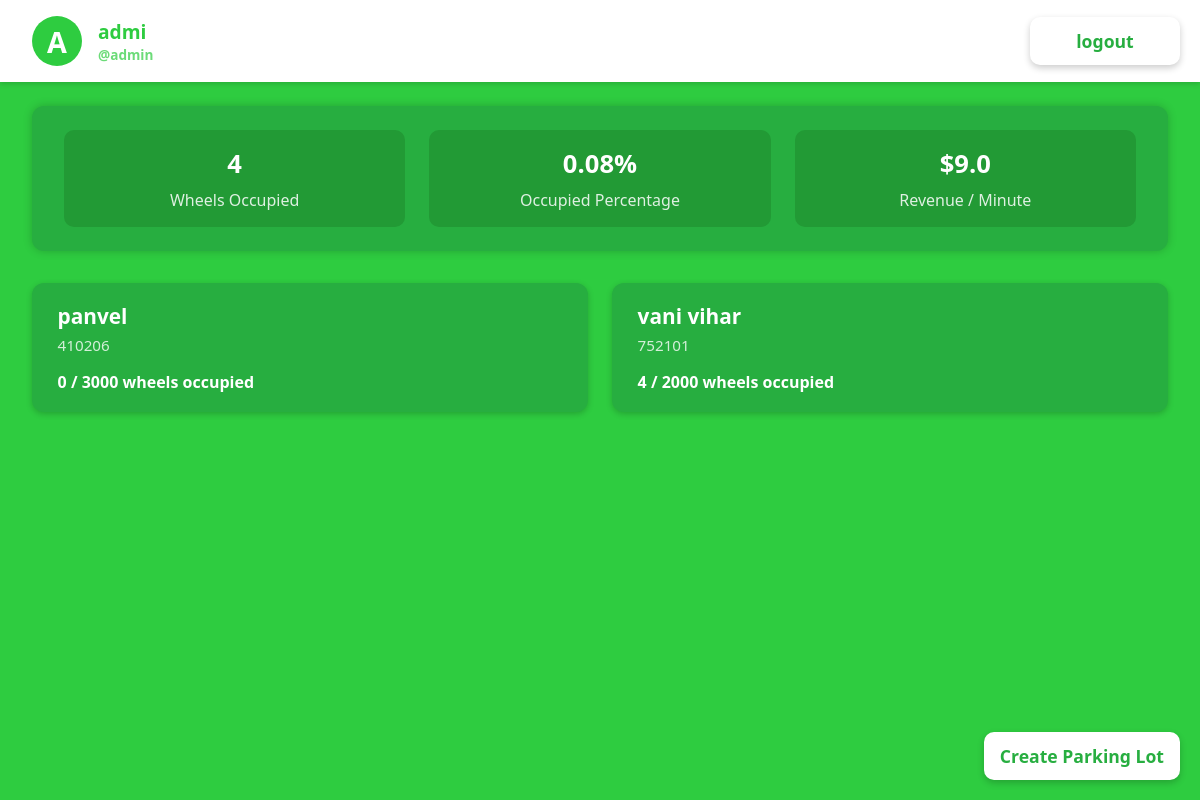
The page /admin/dashboard (signed in) on the database its author committed.
### models.py (models this page shows)
class User(db.Model):
    __tablename__ = 'users'
    id = db.Column(db.Integer, primary_key=True)
    u_name = db.Column(db.String(100), nullable=True)
    username = db.Column(db.String(80), unique=True, nullable=False)
    password = db.Column(db.String(200), nullable=False)  # hash
    role = db.Column(db.String(20), nullable=False)
    vehicles = db.relationship('Vehicle', backref='user', cascade='all, delete-orphan')
    spots = db.relationship('Spot', backref='user', cascade='all, delete-orphan')
    reservations = db.relationship('Reservation', backref='user', cascade='all, delete-orphan')

class Lot(db.Model):
    __tablename__ = 'lots'
    id = db.Column(db.Integer, primary_key=True)
    location_name = db.Column(db.String(100), nullable=False)
    price = db.Column(db.Float, nullable=False)  # price per unit time
    address = db.Column(db.String(200), nullable=True)
    pin_code = db.Column(db.String(20), nullable=True)
    max_wheels = db.Column(db.Integer, nullable=False)
    spots = db.relationship('Spot', backref='lot', cascade='all, delete-orphan')
    reservations = db.relationship('Reservation', backref='lot', cascade='all, delete-orphan')

### app.py (the view)
@app.route('/admin/dashboard')
def admin_dashboard():
    if session.get('role') != 'admin':
        flash('Access denied.')
        return redirect(url_for('auth.login'))
    admin_user = User.query.filter_by(username=session.get('username')).first()
    total_wheels_occupied = db.session.query(db.func.sum(Spot.no_of_wheels)).scalar() or 0
    total_max_wheels = db.session.query(db.func.sum(Lot.max_wheels)).scalar() or 1  # avoid div zero
    occupancy_percent = round((total_wheels_occupied / total_max_wheels) * 100, 2)
    revenue_per_minute = 5
    parking_lots = []
    lots = Lot.query.all()
    for lot in lots:
        occupied_wheels = db.session.query(db.func.sum(Spot.no_of_wheels)).filter(Spot.lot_id == lot.id).scalar() or 0
        revenue_per_minute += lot.price * occupied_wheels
        parking_lots.append({
            "id": lot.id,
            "location_name": lot.location_name,
            "pin_code": lot.pin_code,
            "occupied_wheels": occupied_wheels,
            "max_wheels": lot.max_wheels
        })
    return render_template(
        'admin_dashboard.html',
        name=admin_user.u_name or admin_user.username,
        username=admin_user.username,
        total_wheels_occupied=total_wheels_occupied,
        occupancy_percent=occupancy_percent,
        revenue_per_minute=round(revenue_per_minute, 2),
        parking_lots=parking_lots
    )

### templates/admin_dashboard.html (shortened to what this page needs)
<!DOCTYPE html>
<html lang="en">
<head>
    <link rel="stylesheet" href="{{ url_for('static', filename='css/admin_dashboard.css') }}">
</head>
<body>
<header>
    <div class="profile-pic">
        {{ username[0] | upper }}
    </div>
    <div class="profile-details">
        <div class="profile-name">{{ name }}</div>
        <div class="profile-username">@{{ username }}</div>
    </div>
    <a class="logout-button" href="{{ url_for('auth.logout') }}">logout</a>
</header>
<main>
    <section class="analytics" aria-label="Parking analytics summary">
        <div class="analytic-item">
            <h3>{{ total_wheels_occupied }}</h3>
            <p>Wheels Occupied</p>
        </div>
        <div class="analytic-item">
            <h3>{{ occupancy_percent }}%</h3>
            <p>Occupied Percentage</p>
        </div>
        <div class="analytic-item">
            <h3>${{ revenue_per_minute }}</h3>
            <p>Revenue / Minute</p>
        </div>
    </section>
    <section class="parking-spots-grid" aria-label="Grid of parking lots and occupancy">
        {% for lot in parking_lots %}
        <a href="{{ url_for('admin.lot_list', lot_id=lot.id) }}" class="parking-spot-card-link" aria-label="View details of {{ lot.location_name }}">
            <article class="parking-spot-card">
                <div class="parking-spot-title">{{ lot.location_name }}</div>
                <div class="parking-spot-subtitle">{{ lot.pin_code }}</div>
                <div class="parking-spot-occupancy">
                    {{ lot.occupied_wheels }} / {{ lot.max_wheels }} wheels occupied
                </div>
            </article>
        </a>
        {% else %}
        <p>No parking lots available.</p>
        {% endfor %}
    </section>
    <a href="{{ url_for('admin.create_parking_lot') }}" class="create-lot-button" role="button">Create Parking Lot</a>
</main>
</body>
</html>

### static/css/admin_dashboard.css (style rules this page uses)
* { box-sizing: border-box; }
body { margin: 0; font-family: 'Segoe UI', Tahoma, Geneva, Verdana, sans-serif; background-color: #2ecc40; color: white; min-height: 100vh; display: flex; flex-direction: column; }
header { background: white; padding: 1rem 2rem; display: flex; align-items: center; color: #2ecc40; box-shadow: 0 2px 5px rgba(0,0,0,0.15); font-weight: 600; }
.profile-pic { background-color: #2ecc40; color: white; font-weight: bold; font-size: 1.8rem; width: 50px; height: 50px; border-radius: 50%; display: flex; justify-content: center; align-items: center; margin-right: 1rem; user-select: none; }
.profile-details { display: flex; flex-direction: column; }
.profile-name { font-size: 1.2rem; }
.profile-username { font-size: 0.85rem; opacity: 0.7; }
main { flex-grow: 1; padding: 1.5rem 2rem 2rem 2rem; display: flex; flex-direction: column; gap: 2rem; }
.analytics { background: #27ae40; border-radius: 12px; padding: 1.5rem 2rem; box-shadow: 0 0 10px rgba(0,0,0,0.2); display: flex; justify-content: space-around; flex-wrap: wrap; gap: 1.5rem; color: white; }
.analytic-item { min-width: 220px; flex: 1 1 220px; background: #229a35; border-radius: 10px; padding: 1rem 1.5rem; text-align: center; }
.analytic-item h3 { margin: 0 0 0.5rem 0; font-weight: 700; font-size: 1.6rem; }
.analytic-item p { margin: 0; font-size: 1rem; opacity: 0.85; }
.parking-spots-grid { display: grid; grid-template-columns: repeat(auto-fit, minmax(230px, 1fr)); gap: 1.5rem; }
.parking-spot-card { background: #27ae40; padding: 1.2rem 1.6rem; border-radius: 12px; box-shadow: 0 2px 6px rgba(0,0,0,0.2); color: white; display: flex; flex-direction: column; justify-content: center; }
.parking-spot-title { font-size: 1.3rem; font-weight: 700; margin-bottom: 0.3rem; }
.parking-spot-subtitle { font-size: 0.95rem; opacity: 0.8; margin-bottom: 1rem; }
.parking-spot-occupancy { font-size: 1rem; font-weight: 600; }
.create-lot-button { position: fixed; bottom: 20px; right: 20px; padding: 0.75rem 1rem; background-color: white; color: #27ae40; font-size: 1.1rem; font-weight: 700; border: none; border-radius: 10px; cursor: pointer; text-align: center; text-decoration: none; box-shadow: 0 3px 7px rgba(0,0,0,0.2); transition: background-color 0.3s ease; z-index: 1000; width: auto; min-width: 150px; }
.logout-button { position: fixed; right: 20px; padding: 0.75rem 1rem; background-color: white; color: #27ae40; font-size: 1.1rem; font-weight: 700; border: none; border-radius: 10px; cursor: pointer; text-align: center; text-decoration: none; box-shadow: 0 3px 7px rgba(0,0,0,0.2); transition: background-color 0.3s ease; width: auto; min-width: 150px; }
.parking-spot-card-link { text-decoration: none; color: inherit; display: block; }

### rows shown on the page
User: username "A", u_name "admi", username "admin"
Lot: location_name "panvel", pin_code "410206", occupied_wheels "0", max_wheels "3000"
Lot: location_name "vani vihar", pin_code "752101", occupied_wheels "4", max_wheels "2000"

### other values the page prints
{{ total_wheels_occupied }} "4"
{{ occupancy_percent }} "0.08"
{{ revenue_per_minute }} "9.0"
